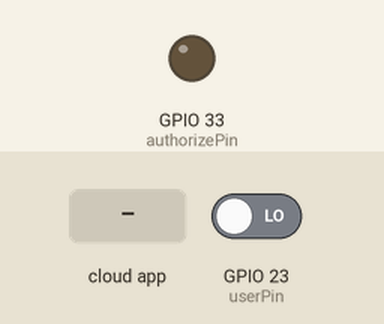
Bench run of a sketch on a simulated ESP32. Parts: output pins drawn as LEDs (lit = HIGH). The inputs (shaded band) are chosen by the test bench; at power-on: GPIO 23 (userPin) LOW. WiFi joins after 1.5 s; servers stay silent unless stated; network time is answered at once with the bench clock; the local clock reads 2024-03-15 10:24:30 at power-on unless the sketch sets it; the Firebase database answers and starts empty; what the sketch prints to the serial monitor is not drawn.

Above: at 2.7 s.
2.8 s: the phone or cloud app sets Authorization to 1
At 4.0 s:
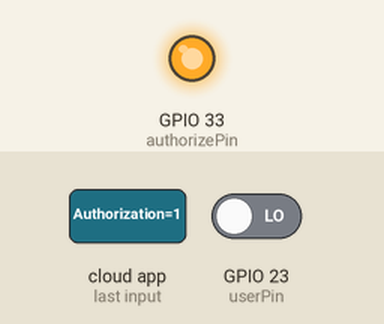
4.9 s: GPIO 23 (userPin) driven HIGH
Timing chart, 0 to 7.9 s (numbered marks = the images above; inputs shaded):
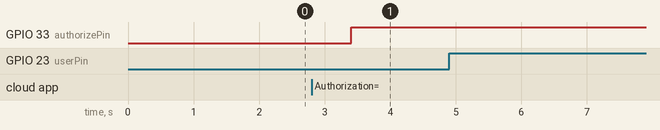

The sketch:

firebaseHoly.ino
```cpp
//This example shows how to read, store and update database using get, set, push and update functions.
//Required HTTPClientESP32Ex library to be installed  https://github.com/mobizt/HTTPClientESP32Ex

#include <WiFi.h>
#include <NTPClient.h>
#include <WiFiUdp.h>
#include "FirebaseESP32.h"
#include "ESP32_MailClient.h"

#define FIREBASE_HOST "iot-project-5e43f.firebaseio.com" //Do not include https:// in FIREBASE_HOST
#define FIREBASE_AUTH "HhY8xjpH6FY2kknHp7cFHGqUKZqbiwkNSwHjMFl6"
#define WIFI_SSID "UI-DeviceNet"
#define WIFI_PASSWORD "UI-DeviceNet"

WiFiUDP ntpUDP;
NTPClient timeClient(ntpUDP);
String formattedDate;
String dayStamp;
String timeStamp;

int numUsers = 4;
int authorizePin = 33;
int userPin = 23;
FirebaseData firebaseData;
bool authorized = false;
bool doorOpened = false;
bool newUser = false;
void sendCallback(SendStatus info);

void setup()
{
  Serial.begin(115200);
  pinMode(authorizePin, OUTPUT);
  pinMode(userPin, INPUT);
  Serial.println();
  Serial.println();

  WiFi.begin(WIFI_SSID, WIFI_PASSWORD);
  Serial.print("Connecting to Wi-Fi");
  while (WiFi.status() != WL_CONNECTED)
  {
    Serial.print(".");
    delay(300);
  }
  Serial.println();
  Serial.print("Connected with IP: ");
  Serial.println(WiFi.localIP());
  Serial.println();
  // Initialize a NTPClient to get time
  timeClient.begin();
  // Set offset time in seconds to adjust for your timezone, for example:
  // GMT +1 = 3600
  // GMT +8 = 28800
  // GMT -1 = -3600
  // GMT 0 = 0
  timeClient.setTimeOffset(-18000);
  Firebase.begin(FIREBASE_HOST, FIREBASE_AUTH);
  Firebase.reconnectWiFi(true);
}

void loop()
{
    String path = "/Authorization";
    //String jsonStr;
    if(Firebase.getBool(firebaseData, path)){
      //Serial.println("Got authorization");
      //Serial.println("PATH: " + firebaseData.dataPath());
      authorized = firebaseData.boolData();
    }else{
      Serial.println("FAILED Geting authorization");
      Serial.println("REASON: " + firebaseData.errorReason());
    }
    path = "/NewUser";
    if(Firebase.getBool(firebaseData, path)){
      //Serial.println("Got authorization");
      //Serial.println("PATH: " + firebaseData.dataPath());
      newUser = firebaseData.boolData();
    }else{
      Serial.println("FAILED Geting new User");
      Serial.println("REASON: " + firebaseData.errorReason());
    }
    if(newUser){
      numUsers++;
      newUser = false;
      Firebase.setBool(firebaseData, "/NewUser", false);
    }
    if(authorized){
      //Serial.println("authorized");
      digitalWrite(authorizePin, HIGH);
      doorOpened = digitalRead(userPin);
      if(doorOpened){
        Serial.println("DOOR OPENED");
        if(Firebase.getString(firebaseData, "/CurrUser")){
          //Serial.println("Got current user");
          //Serial.println("PATH: " + firebaseData.dataPath());
        }else{
          Serial.println("FAILED Geting current user");
          Serial.println("REASON: " + firebaseData.errorReason());
        }
        String currUser = firebaseData.stringData();
        for(int i = 1; i <= numUsers; i++){
          if(Firebase.getString(firebaseData, "/Users/User" + String(i))){
            //Serial.println("Got user" + String(i));
            //Serial.println("PATH: " + firebaseData.dataPath());
            if(currUser.equals(firebaseData.stringData())){
              if(Firebase.getInt(firebaseData, "/NumAccess/User" + String(i))){
                //Serial.println("Got user" + String(i) + " access");
                int currNum = firebaseData.intData();
                while(!timeClient.update()) {
                    Serial.println("time update failed!!!");
                }
                Serial.println("time updated successfully");
                formattedDate = timeClient.getFormattedDate();
                Serial.println(formattedDate);
                int day = timeClient.getDay();
                // Extract date
                int splitT = formattedDate.indexOf("T");
                dayStamp = formattedDate.substring(0, splitT);
                Serial.print("DATE: ");
                Serial.println(dayStamp);
                // Extract time
                timeStamp = formattedDate.substring(splitT+1, formattedDate.length()-1);
                Serial.print("HOUR: ");
                Serial.println(timeStamp);
                if (Firebase.pushString(firebaseData, "/TimeAccess/User" + String(i), formattedDate + "Day" + String(day)))
                {
                  //
                }
                if(Firebase.setInt(firebaseData, "/NumAccess/User" + String(i), currNum + 1)){
                  Serial.println("Set numAccess success");
                }else{
                  Serial.println("Failed setting numAccess");
                }
              }else{
                Serial.println("Failed getting user" + String(i) + " access");
              }
            }
          }else{
            Serial.println("FAILED Geting user" + String(i));
            Serial.println("REASON: " + firebaseData.errorReason());
          }
        }
        delay(4000);
      }else{
            Serial.println("firebase no movement");
      }
    }else{
      digitalWrite(authorizePin, LOW);
      Serial.println("unauthorized");
    }
    delay(500);
    //Firebase.end(firebaseData);
}
```

Measured:
- after the input at 2.8 s, GPIO 33 (authorizePin): LOW → HIGH after 0.60 s
- after the input at 4.9 s, every drawn part: stays the same
